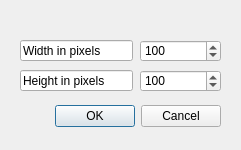
<?xml version="1.0" encoding="UTF-8"?>
<ui version="4.0">
 <class>NewSpriteDialog</class>
 <widget class="QDialog" name="NewSpriteDialog">
  <property name="geometry">
   <rect>
    <x>0</x>
    <y>0</y>
    <width>241</width>
    <height>150</height>
   </rect>
  </property>
  <property name="windowTitle">
   <string>Dialog</string>
  </property>
  <widget class="QDialogButtonBox" name="buttonBox">
   <property name="geometry">
    <rect>
     <x>50</x>
     <y>100</y>
     <width>171</width>
     <height>32</height>
    </rect>
   </property>
   <property name="orientation">
    <enum>Qt::Horizontal</enum>
   </property>
   <property name="standardButtons">
    <set>QDialogButtonBox::Cancel|QDialogButtonBox::Ok</set>
   </property>
  </widget>
  <widget class="QSpinBox" name="spinBox">
   <property name="geometry">
    <rect>
     <x>140</x>
     <y>70</y>
     <width>81</width>
     <height>22</height>
    </rect>
   </property>
   <property name="minimum">
    <number>10</number>
   </property>
   <property name="maximum">
    <number>500</number>
   </property>
   <property name="singleStep">
    <number>5</number>
   </property>
   <property name="value">
    <number>100</number>
   </property>
  </widget>
  <widget class="QSpinBox" name="spinBox_2">
   <property name="geometry">
    <rect>
     <x>140</x>
     <y>40</y>
     <width>81</width>
     <height>22</height>
    </rect>
   </property>
   <property name="minimum">
    <number>10</number>
   </property>
   <property name="maximum">
    <number>500</number>
   </property>
   <property name="singleStep">
    <number>5</number>
   </property>
   <property name="value">
    <number>100</number>
   </property>
  </widget>
  <widget class="QLineEdit" name="lineEdit">
   <property name="geometry">
    <rect>
     <x>20</x>
     <y>40</y>
     <width>113</width>
     <height>21</height>
    </rect>
   </property>
   <property name="autoFillBackground">
    <bool>false</bool>
   </property>
   <property name="text">
    <string>Width in pixels</string>
   </property>
   <property name="readOnly">
    <bool>true</bool>
   </property>
  </widget>
  <widget class="QLineEdit" name="lineEdit_2">
   <property name="geometry">
    <rect>
     <x>20</x>
     <y>70</y>
     <width>113</width>
     <height>21</height>
    </rect>
   </property>
   <property name="text">
    <string>Height in pixels</string>
   </property>
   <property name="readOnly">
    <bool>true</bool>
   </property>
  </widget>
 </widget>
 <resources/>
 <connections>
  <connection>
   <sender>buttonBox</sender>
   <signal>accepted()</signal>
   <receiver>NewSpriteDialog</receiver>
   <slot>accept()</slot>
   <hints>
    <hint type="sourcelabel">
     <x>248</x>
     <y>254</y>
    </hint>
    <hint type="destinationlabel">
     <x>157</x>
     <y>274</y>
    </hint>
   </hints>
  </connection>
  <connection>
   <sender>buttonBox</sender>
   <signal>rejected()</signal>
   <receiver>NewSpriteDialog</receiver>
   <slot>reject()</slot>
   <hints>
    <hint type="sourcelabel">
     <x>316</x>
     <y>260</y>
    </hint>
    <hint type="destinationlabel">
     <x>286</x>
     <y>274</y>
    </hint>
   </hints>
  </connection>
 </connections>
</ui>
